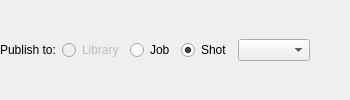
         <widget class="QFrame" name="publishAssetTop_frame">
          <property name="sizePolicy">
           <sizepolicy hsizetype="Preferred" vsizetype="Maximum">
            <horstretch>0</horstretch>
            <verstretch>0</verstretch>
           </sizepolicy>
          </property>
          <property name="frameShape">
           <enum>QFrame::NoFrame</enum>
          </property>
          <property name="frameShadow">
           <enum>QFrame::Plain</enum>
          </property>
          <property name="lineWidth">
           <number>0</number>
          </property>
          <layout class="QHBoxLayout" name="publishAssetTop_horizontalLayout">
           <property name="margin">
            <number>0</number>
           </property>
           <item>
            <widget class="QLabel" name="publishTo_label">
             <property name="text">
              <string>Publish to:</string>
             </property>
            </widget>
           </item>
           <item>
            <widget class="QRadioButton" name="publishToLibrary_radioButton">
             <property name="enabled">
              <bool>false</bool>
             </property>
             <property name="toolTip">
              <string>&lt;html&gt;&lt;head/&gt;&lt;body&gt;&lt;p&gt;Publish to the global asset library location specified in the main Icarus settings. Published assets will be available to all jobs.&lt;/p&gt;&lt;/body&gt;&lt;/html&gt;</string>
             </property>
             <property name="autoFillBackground">
              <bool>false</bool>
             </property>
             <property name="text">
              <string>Library</string>
             </property>
             <property name="checked">
              <bool>false</bool>
             </property>
             <property name="autoExclusive">
              <bool>true</bool>
             </property>
            </widget>
           </item>
           <item>
            <widget class="QRadioButton" name="publishToJob_radioButton">
             <property name="enabled">
              <bool>true</bool>
             </property>
             <property name="toolTip">
              <string>&lt;html&gt;&lt;head/&gt;&lt;body&gt;&lt;p&gt;Publish to the assets directory for the current job. Published assets will be available to all shots belonging to this job.&lt;/p&gt;&lt;/body&gt;&lt;/html&gt;</string>
             </property>
             <property name="autoFillBackground">
              <bool>false</bool>
             </property>
             <property name="text">
              <string>Job</string>
             </property>
             <property name="checked">
              <bool>false</bool>
             </property>
             <property name="autoExclusive">
              <bool>true</bool>
             </property>
            </widget>
           </item>
           <item>
            <widget class="QRadioButton" name="publishToShot_radioButton">
             <property name="enabled">
              <bool>true</bool>
             </property>
             <property name="toolTip">
              <string>&lt;html&gt;&lt;head/&gt;&lt;body&gt;&lt;p&gt;Publish to the assets folder for the specified shot. Published assets will be available to this shot only.&lt;/p&gt;&lt;/body&gt;&lt;/html&gt;</string>
             </property>
             <property name="autoFillBackground">
              <bool>false</bool>
             </property>
             <property name="text">
              <string>Shot</string>
             </property>
             <property name="checked">
              <bool>true</bool>
             </property>
             <property name="autoExclusive">
              <bool>true</bool>
             </property>
            </widget>
           </item>
           <item>
            <widget class="QComboBox" name="publishToShot_comboBox">
             <property name="sizePolicy">
              <sizepolicy hsizetype="Maximum" vsizetype="Fixed">
               <horstretch>0</horstretch>
               <verstretch>0</verstretch>
              </sizepolicy>
             </property>
            </widget>
           </item>
           <item>
            <spacer name="horizontalSpacer">
             <property name="orientation">
              <enum>Qt::Horizontal</enum>
             </property>
             <property name="sizeHint" stdset="0">
              <size>
               <width>40</width>
               <height>20</height>
              </size>
             </property>
            </spacer>
           </item>
          </layout>
         </widget>
